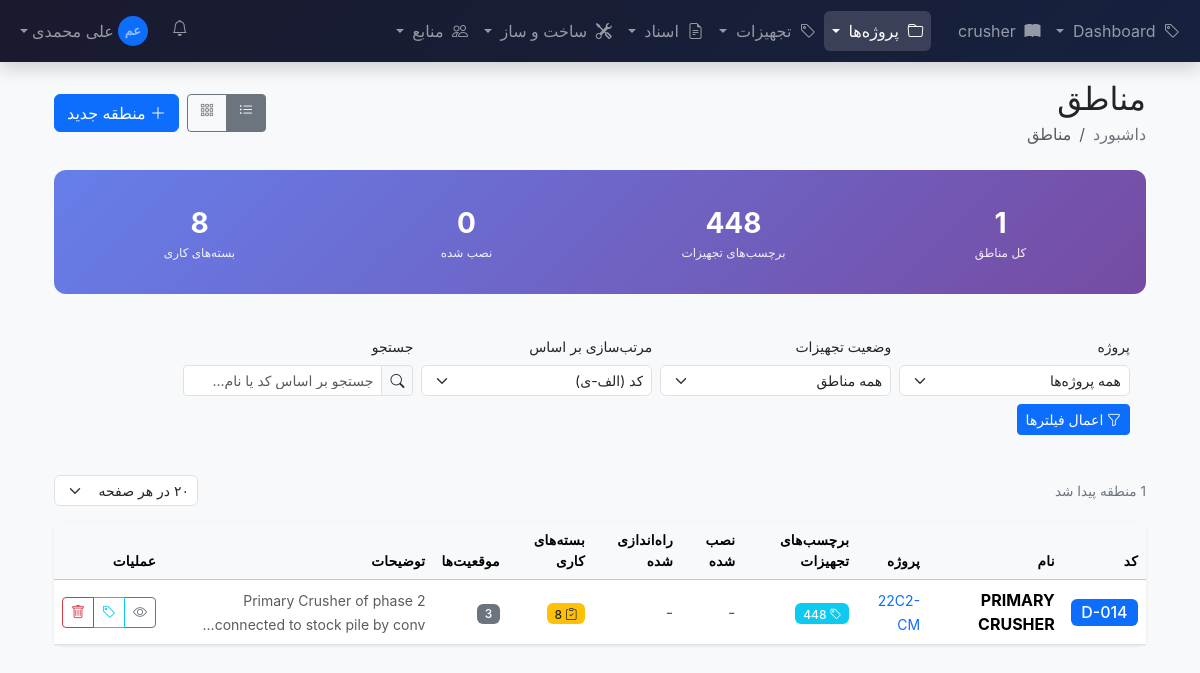
The app's page /core/areas/ (signed in) with its own data.
### core/models.py (models this page shows, shortened)
class Area(models.Model):
	project = models.ForeignKey(Project, on_delete=models.CASCADE, related_name='areas')
	code = models.CharField(max_length=50)
	name = models.CharField(max_length=255)
	description = models.TextField(blank=True)
	created_at = models.DateTimeField(auto_now_add=True)
	updated_at = models.DateTimeField(auto_now=True)
	class Meta:
		unique_together = ['project', 'code']
		ordering = ['code']
		verbose_name = 'Area'
		verbose_name_plural = 'Areas'

class Project(models.Model):
	class Status(models.TextChoices):
		INITIATION = 'INIT', 'Initiation'
		PLANNING = 'PLAN', 'Planning'
		EXECUTION = 'EXEC', 'Execution'
		COMMISSIONING = 'COMM', 'Commissioning'
		CLOSED = 'CLSD', 'Closed'
	name = models.CharField(max_length=255)
	code = models.CharField(max_length=50, unique=True, help_text="Short code, e.g., 'CU-PH2'")
	location = models.CharField(max_length=255)
	description = models.TextField(blank=True)
	start_date = models.DateField()
	target_completion_date = models.DateField()
	actual_completion_date = models.DateField(null=True, blank=True)
	status = models.CharField(max_length=4, choices=Status.choices, default=Status.INITIATION)
	created_at = models.DateTimeField(auto_now_add=True)
	updated_at = models.DateTimeField(auto_now=True)
	class Meta:
		ordering = ['-start_date']
		verbose_name = 'Project'
		verbose_name_plural = 'Projects'

### core/views.py (the view)
# urls.py: path('areas/', views.AreaListView.as_view(), name='area_list'),
class AreaListView(LoginRequiredMixin, generic.ListView):
	model = Area
	template_name = 'rtl/core/area_list.html'
	context_object_name = 'areas'
	paginate_by = 20
	def get_queryset(self):
		queryset = Area.objects.select_related('project').annotate(
				equipment_count=Count('equipment_tags', distinct=True),
				work_package_count=Count('work_packages', distinct=True),
				installed_count=Count(
						'equipment_tags',
						filter=Q(equipment_tags__status='INST'),
						distinct=True
						),
				commissioned_count=Count(
						'equipment_tags',
						filter=Q(equipment_tags__status='COMM'),
						distinct=True
						),
				location_count=Count('equipment_locations', distinct=True)
				)
		project_id = self.request.GET.get('project')
		if project_id:
			queryset = queryset.filter(project_id=project_id)
		search = self.request.GET.get('search')
		if search:
			queryset = queryset.filter(
					Q(code__icontains=search) |
					Q(name__icontains=search) |
					Q(description__icontains=search)
					)
		has_equipment = self.request.GET.get('has_equipment')
		if has_equipment == 'true':
			queryset = queryset.filter(equipment_count__gt=0)
		elif has_equipment == 'false':
			queryset = queryset.filter(equipment_count=0)
		sort = self.request.GET.get('sort', 'code')
		allowed_sorts = [
				'code', '-code',
				'name', '-name',
				'project__name', '-project__name',
				'equipment_count', '-equipment_count',
				'work_package_count', '-work_package_count',
				]
		if sort in allowed_sorts:
			queryset = queryset.order_by(sort)
		return queryset
	def get_paginate_by(self, queryset):
		per_page = self.request.GET.get('per_page', '20')
		try:
			return min(int(per_page), 100)
		except ValueError:
			return 20
	def get_context_data(self, **kwargs):
		context = super().get_context_data(**kwargs)
		context['view_mode'] = self.request.GET.get('view', 'table')
		base_queryset = Area.objects.all()
		project_id = self.request.GET.get('project')
		if project_id:
			base_queryset = base_queryset.filter(project_id=project_id)
		context['total_areas'] = base_queryset.count()
		context['total_equipment'] = EquipmentTag.objects.filter(
				area__in=base_queryset
				).count()
		context['total_installed'] = EquipmentTag.objects.filter(
				area__in=base_queryset,
				status='INST'
				).count()
		context['total_work_packages'] = WorkPackage.objects.filter(
				area__in=base_queryset
				).count()
		context['projects'] = Project.objects.all().order_by('code')
		if project_id:
			context['selected_project'] = Project.objects.filter(pk=project_id).first()
		return context

### templates/rtl/core/area_list.html (shortened to what this page needs)
{% extends 'rtl/base.html' %}
{% load static %}
{% block content %}
<div class="container-fluid py-4" dir="rtl">
  <div class="d-flex justify-content-between align-items-center mb-4">
    <div>
      <h1 class="h2 mb-1">مناطق</h1>
      <nav aria-label="breadcrumb">
        <ol class="breadcrumb mb-0">
          <li class="breadcrumb-item"><a href="{% url 'dashboard' %}">داشبورد</a></li>
          <li class="breadcrumb-item active">مناطق</li>
        </ol>
      </nav>
    </div>
    <div class="d-flex gap-2">
      <div class="view-toggle btn-group" role="group">
        <a href="?{% for key, value in request.GET.items %}{% if key != 'view' %}{{ key }}={{ value }}&{% endif %}{% endfor %}view=table"
           class="btn btn-outline-secondary btn-sm {% if view_mode == 'table' %}active{% endif %}">
          <i class="bi bi-list-ul"></i>
        </a>
        <a href="?{% for key, value in request.GET.items %}{% if key != 'view' %}{{ key }}={{ value }}&{% endif %}{% endfor %}view=card"
           class="btn btn-outline-secondary btn-sm {% if view_mode == 'card' %}active{% endif %}">
          <i class="bi bi-grid-3x3-gap"></i>
        </a>
      </div>
      <a href="{% url 'core:area_create' %}" class="btn btn-primary">
        <i class="bi bi-plus-lg"></i> منطقه جدید
      </a>
    </div>
  </div>
  <div class="stats-banner">
    <div class="row">
      <div class="col">
        <div class="stat-item">
          <div class="stat-value">{{ total_areas }}</div>
          <div class="stat-label">کل مناطق</div>
        </div>
      </div>
      <div class="col">
        <div class="stat-item">
          <div class="stat-value">{{ total_equipment }}</div>
          <div class="stat-label">برچسب‌های تجهیزات</div>
        </div>
      </div>
      <div class="col">
        <div class="stat-item">
          <div class="stat-value">{{ total_installed }}</div>
          <div class="stat-label">نصب شده</div>
        </div>
      </div>
      <div class="col">
        <div class="stat-item">
          <div class="stat-value">{{ total_work_packages }}</div>
          <div class="stat-label">بسته‌های کاری</div>
        </div>
      </div>
    </div>
  </div>
  <div class="filter-bar">
    <form method="get" class="row g-2 align-items-end">
      <div class="col-md-3">
        <label class="form-label small">پروژه</label>
        <select name="project" class="form-select form-select-sm" onchange="this.form.submit()">
          <option value="">همه پروژه‌ها</option>
        </select>
      </div>
      <div class="col-md-3">
        <label class="form-label small">وضعیت تجهیزات</label>
        <select name="has_equipment" class="form-select form-select-sm" onchange="this.form.submit()">
          <option value="">همه مناطق</option>
        </select>
      </div>
      <div class="col-md-3">
        <label class="form-label small">مرتب‌سازی بر اساس</label>
        <select name="sort" class="form-select form-select-sm" onchange="this.form.submit()">
          <option value="code" {% if request.GET.sort == 'code' %}selected{% endif %}>کد (الف-ی)</option>
        </select>
      </div>
      <div class="col-md-3">
        <label class="form-label small">جستجو</label>
        <div class="input-group input-group-sm">
          <span class="input-group-text"><i class="bi bi-search"></i></span>
          <input type="text" name="search" class="form-control"
                 placeholder="جستجو بر اساس کد یا نام..."
                 value="{{ request.GET.search|default:'' }}">
        </div>
      </div>
      <div class="col-12">
        <div class="d-flex gap-2">
          <button type="submit" class="btn btn-primary btn-sm">
            <i class="bi bi-funnel"></i> اعمال فیلترها
          </button>
        </div>
      </div>
    </form>
  </div>
  <div class="d-flex justify-content-between align-items-center mb-3">
    <div class="pagination-info">
      {% if is_paginated %}
      نمایش {{ page_obj.start_index }} - {{ page_obj.end_index }} از {{ page_obj.paginator.count }} منطقه
      {% else %}
      {{ areas.count }} منطقه پیدا شد
      {% endif %}
    </div>
    <div>
      <select name="per_page" class="form-select form-select-sm" style="width: auto;" onchange="updatePerPage(this.value)">
        <option value="20" {% if request.GET.per_page == '20' %}selected{% endif %}>۲۰ در هر صفحه</option>
      </select>
    </div>
  </div>
  {% if areas %}
  {% if view_mode == 'table' %}
  <div class="card">
    <div class="table-responsive">
      <table class="table table-hover align-middle mb-0">
        <thead class="table-light">
        <tr>
          <th>کد</th>
          <th>نام</th>
          <th>پروژه</th>
          <th>برچسب‌های تجهیزات</th>
          <th>نصب شده</th>
          <th>راه‌اندازی شده</th>
          <th>بسته‌های کاری</th>
          <th>موقعیت‌ها</th>
          <th>توضیحات</th>
          <th>عملیات</th>
        </tr>
        </thead>
        <tbody>
        {% for area in areas %}
        <tr>
          <td>
            <span class="badge bg-primary fs-6">{{ area.code }}</span>
          </td>
          <td>
            <strong>{{ area.name }}</strong>
          </td>
          <td>
            {% if area.project %}
            <a href="{% url 'core:project-detail' area.project.pk %}" class="text-decoration-none">
              <small>{{ area.project.code }}</small>
            </a>
            {% else %}
            <span class="text-muted">-</span>
            {% endif %}
          </td>
          <td>
            {% if area.equipment_count > 0 %}
            <a href="{% url 'core:equipment-tag-list' %}?area={{ area.pk }}" class="badge bg-info text-decoration-none">
              <i class="bi bi-tag"></i> {{ area.equipment_count }}
            </a>
            {% else %}
            <span class="badge bg-light text-dark">۰</span>
            {% endif %}
          </td>
          <td>
            {% if area.installed_count > 0 %}
            <span class="badge bg-success">{{ area.installed_count }}</span>
            {% else %}
            <span class="text-muted">-</span>
            {% endif %}
          </td>
          <td>
            {% if area.commissioned_count > 0 %}
            <span class="badge bg-primary">{{ area.commissioned_count }}</span>
            {% else %}
            <span class="text-muted">-</span>
            {% endif %}
          </td>
          <td>
            {% if area.work_package_count > 0 %}
            <a href="{% url 'construction:work_package_list' %}?area={{ area.pk }}" class="badge bg-warning text-dark text-decoration-none">
              <i class="bi bi-clipboard-check"></i> {{ area.work_package_count }}
            </a>
            {% else %}
            <span class="badge bg-light text-dark">۰</span>
            {% endif %}
          </td>
          <td>
            {% if area.location_count > 0 %}
            <span class="badge bg-secondary">{{ area.location_count }}</span>
            {% else %}
            <span class="text-muted">-</span>
            {% endif %}
          </td>
          <td>
            <small class="text-muted">{{ area.description|truncatechars:60|default:"-" }}</small>
          </td>
          <td>
            <div class="btn-group btn-group-sm">
              <a href="{% url 'core:area_detail' area.pk %}"
                 class="btn btn-outline-secondary" title="مشاهده">
                <i class="bi bi-eye"></i>
              </a>
              <a href="{% url 'core:equipment-tag-list' %}?area={{ area.pk }}"
                 class="btn btn-outline-info" title="مشاهده تجهیزات">
                <i class="bi bi-tag"></i>
              </a>
              <a href="#"
                 class="btn btn-outline-danger" title="حذف">
                <i class="bi bi-trash"></i>
              </a>
            </div>
          </td>
        </tr>
        {% endfor %}
        </tbody>
      </table>
    </div>
  </div>
  {% endif %}
  {% endif %}
</div>
{% endblock %}

### templates/rtl/navbar.html (shortened to what this page needs)
{% load static %}
<nav class="navbar navbar-expand-lg navbar-dark bg-dark fixed-top shadow">
  <div class="container-fluid">
    <div class="collapse navbar-collapse" id="mainNavbar">
      <ul class="navbar-nav me-auto mb-2 mb-lg-0">
        <li class="nav-item dropdown">
          <a class="nav-link dropdown-toggle {% if 'equipment_tag' in request.resolver_match.url_name %}active{% endif %}"
             href="#" role="button" data-bs-toggle="dropdown">
            <i class="bi bi-tag me-1"></i> Dashboard
          </a>
        </li>
        <li class="nav-item">
          <a style="max-height: 40px; width: 117px;" class="nav-link {% if request.resolver_match.url_name == 'manual' %}active{% endif %}"
             href="{% url 'core:drawing_detail' 1 %}">
            <i class="bi bi-book-fill me-1" style="max-width: 90px;" ></i> crusher
          </a>
        </li>
        <li class="nav-item dropdown">
          <a class="nav-link dropdown-toggle {% if 'project' in request.resolver_match.url_name or 'area' in request.resolver_match.url_name or 'system' in request.resolver_match.url_name %}active{% endif %}"
             href="#" role="button" data-bs-toggle="dropdown">
            <i class="bi bi-folder me-1"></i> پروژه‌ها
          </a>
        </li>
        <li class="nav-item dropdown">
          <a class="nav-link dropdown-toggle {% if 'equipment_tag' in request.resolver_match.url_name or 'equipment-tag' in request.resolver_match.url_name%}active{% endif %}"
             href="#" role="button" data-bs-toggle="dropdown">
            <i class="bi bi-tag me-1"></i> تجهیزات
          </a>
        </li>
        <li class="nav-item dropdown">
          <a class="nav-link dropdown-toggle {% if 'document' in request.resolver_match.url_name %}active{% endif %}"
             href="#" role="button" data-bs-toggle="dropdown">
            <i class="bi bi-file-earmark-text me-1"></i> اسناد
          </a>
        </li>
        <li class="nav-item dropdown">
          <a class="nav-link dropdown-toggle {% if 'work_package' in request.resolver_match.url_name or 'daily_report' in request.resolver_match.url_name %}active{% endif %}"
             href="#" role="button" data-bs-toggle="dropdown">
            <i class="bi bi-tools me-1"></i> ساخت و ساز
          </a>
        </li>
        <li class="nav-item dropdown">
          <a class="nav-link dropdown-toggle {% if 'employee' in request.resolver_match.url_name or 'timesheet' in request.resolver_match.url_name or 'tool' in request.resolver_match.url_name %}active{% endif %}"
             href="#" role="button" data-bs-toggle="dropdown">
            <i class="bi bi-people me-1"></i> منابع
          </a>
        </li>
      </ul>
      <ul class="navbar-nav ms-auto">
        <li class="nav-item dropdown me-2">
          <a class="nav-link position-relative" href="#" role="button" data-bs-toggle="dropdown">
            <i class="bi bi-bell"></i>
          </a>
        </li>
        <li class="nav-item dropdown">
          <a class="nav-link dropdown-toggle d-flex align-items-center" href="#" role="button" data-bs-toggle="dropdown">
            <div class="rounded-circle bg-primary d-flex align-items-center justify-content-center me-1"
                 style="width: 30px; height: 30px; font-size: 0.8rem; font-weight: 600;">
              {{ request.user.first_name|first|upper }}{{ request.user.last_name|first|upper }}
            </div>
            <span class="d-none d-lg-inline">{{ request.user.get_full_name|default:request.user.username }}</span>
          </a>
        </li>
      </ul>
    </div>
  </div>
</nav>
<div style="height: 56px;"></div>

### records on screen
Area: code "D-014", name "PRIMARY CRUSHER", project.code "22C2-CM", equipment_count "448", work_package_count "8", location_count "3", description "Primary Crusher of phase 2 connected to stock pile by conv…"

### other values on screen
{{ request.user.first_name|first|upper }} "ع"
{{ request.user.last_name|first|upper }} "م"
{{ request.user.get_full_name|default:request.user.username }} "علی محمدی"
{{ total_areas }} "1"
{{ total_equipment }} "448"
{{ total_installed }} "0"
{{ total_work_packages }} "8"
